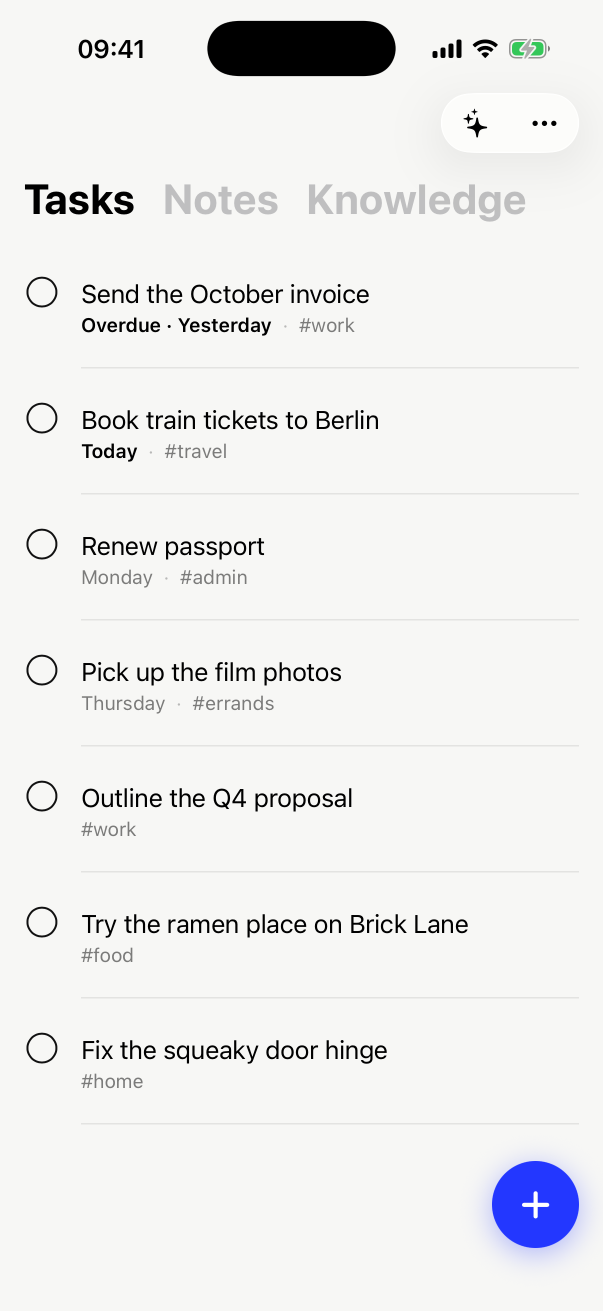
#> input picture ios/store/screenshots/1-tasks.png, 1206 x 2622 px, found by its file name (shown at 1/2 size); its folder holds 5 pictures in this run; the run also reads 1 picture not shown here
$ python make.py out.png
#> lines starting #> are read from the running program, lines starting #| are printed output that depends on the picture; after the words box and inside, x2 and y2 are one past the last pixel; in counts of white or black regions, pixels touching at a corner belong together
import sys
from PIL import Image, ImageDraw, ImageFont, ImageFilter
F='/Users/damo/Desktop/damo/code/20days/node_modules/@expo-google-fonts/'
DISPLAY=F+'funnel-display/600SemiBold/FunnelDisplay_600SemiBold.ttf'
SANS=F+'funnel-sans/600SemiBold/FunnelSans_600SemiBold.ttf'
SANS_R=F+'funnel-sans/400Regular/FunnelSans_400Regular.ttf'
PAPER=(246,245,241); INK=(19,19,17); FADED=(111,110,103); BLUE=(35,55,255)
SHOTS='/Users/damo/Desktop/damo/code/notebook/ios/store/screenshots/'
OUT=sys.argv[1]

def phone(name, h):
    """Screenshot as a rounded 'device' card with a soft shadow, height h."""
#> called with name = '1-tasks.png', h = 1500
    im=Image.open(SHOTS+name).convert('RGB')
#> im is the input picture: PIL image 1206x2622 RGB; mean R, G, B 236.6, 236.8, 236.4
    w=round(im.width*h/im.height); im=im.resize((w,h), Image.LANCZOS)
#> after `w = round(im.width * h / im.height)`: w = 690
    r=round(w*0.12)
#> r = 83
    mask=Image.new('L',(w,h),0); ImageDraw.Draw(mask).rounded_rectangle([0,0,w-1,h-1],r,fill=255)
#> after `mask = Image.new('L', (w, h), 0)`: mask: PIL image 690x1500 L; every value is 0
#> after `ImageDraw.Draw(mask).rounded_rectangle([0, 0, w - 1, h - 1], r, fill=2`:
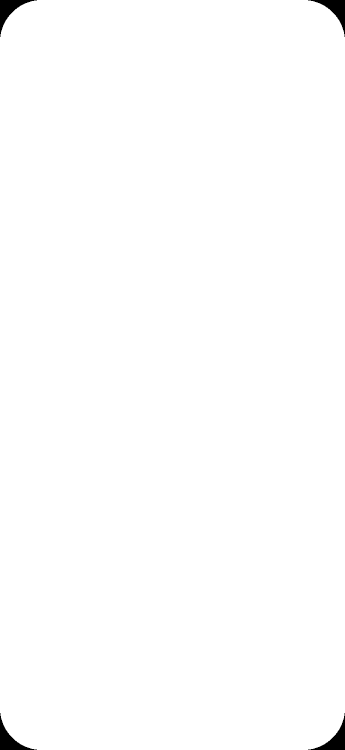
#> mask: PIL image 690x1500 L (shown at 1/2 size); 99.4% white; 4 black regions, box (x1, y1, x2, y2) and area: (0, 0, 74, 74) 1505, (616, 0, 690, 74) 1505, (0, 1426, 74, 1500) 1505, (616, 1426, 690, 1500) 1505
    pad=round(h*0.08)
    card=Image.new('RGBA',(w+2*pad,h+2*pad),(0,0,0,0))
#> card: PIL image 930x1740 RGBA; every value is 0
    sh=Image.new('L',(w+2*pad,h+2*pad),0)
#> sh: PIL image 930x1740 L; every value is 0
    ImageDraw.Draw(sh).rounded_rectangle([pad,pad+round(h*0.015),pad+w,pad+h+round(h*0.015)],r,fill=70)
#> sh: PIL image 930x1740 L; values 0 (black) and 70 (white), 63.7% white; 1 black region, box (x1, y1, x2, y2) and area: (0, 0, 930, 1740) 587029
    sh=sh.filter(ImageFilter.GaussianBlur(round(h*0.03)))
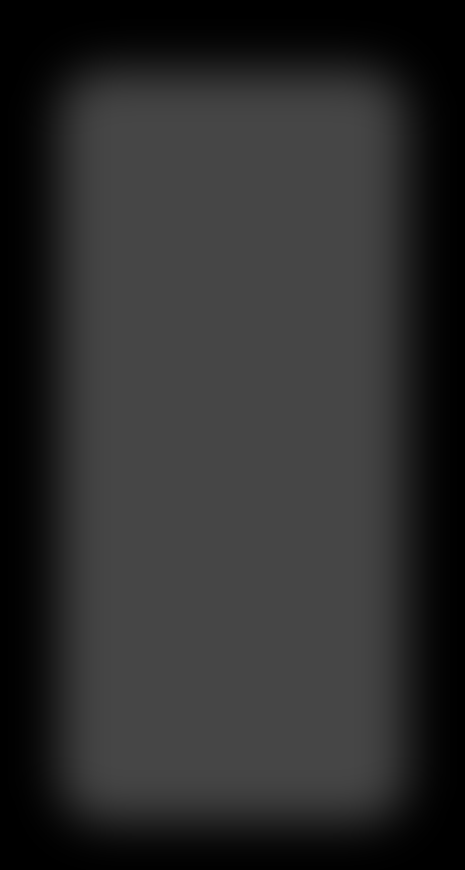
#> sh: PIL image 930x1740 L (shown at 1/2 size); min 0, max 70, mean 44.6
    card.paste((0,0,0,255),(0,0),sh)
    border=Image.new('RGBA',(w,h),(0,0,0,0)); ImageDraw.Draw(border).rounded_rectangle([0,0,w-1,h-1],r,outline=(19,19,17,40),width=max(2,round(w*0.004)))
#> after `border = Image.new('RGBA', (w, h), (0, 0, 0, 0))`: border: PIL image 690x1500 RGBA; every value is 0
    card.paste(im,(pad,pad),mask); card.alpha_composite(border,(pad,pad))
    return card, pad

def wordmark(draw, img, x, y, size):
    f=ImageFont.truetype(DISPLAY,size)
    draw.text((x,y),'stash',font=f,fill=INK,anchor='ls')
    tw=draw.textlength('stash',font=f); s=round(size*0.15)
    draw.rectangle([x+tw+round(size*0.08), y-s, x+tw+round(size*0.08)+s, y], fill=BLUE)
    return tw+round(size*0.08)+s

# ---------- Header 3840 x 1646 (safe: x 1097-2743, y 493-1154) ----------
W,H=3840,1646
img=Image.new('RGBA',(W,H),PAPER+(255,)); d=ImageDraw.Draw(img)
# decorative phones at the edges (may be cropped on narrow screens)
for name,cx,top in [('1-tasks.png',520,260),('3-note.png',3320,300)]:
    c,pad=phone(name,1500); img.alpha_composite(c,(cx-c.width//2, top-pad))
#> after `c, pad = phone(name, 1500)`: pad = 120
#> after `img.alpha_composite(c, (cx - c.width // 2, top - pad))`:
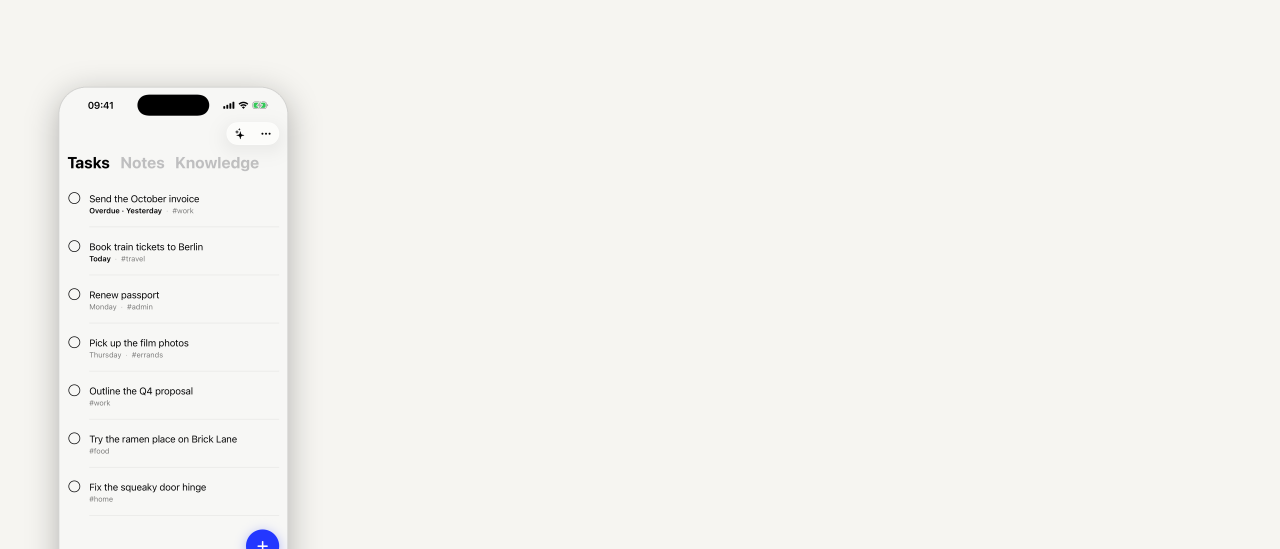
#> img: PIL image 3840x1646 RGBA (shown at 1/3 size); mean R, G, B, A 243.9, 243.1, 239.6, 255
#> pass 2 of the loop `for name,cx,top in [('1-tasks.png',520,260),('3-note.png',3320,300)]:`:
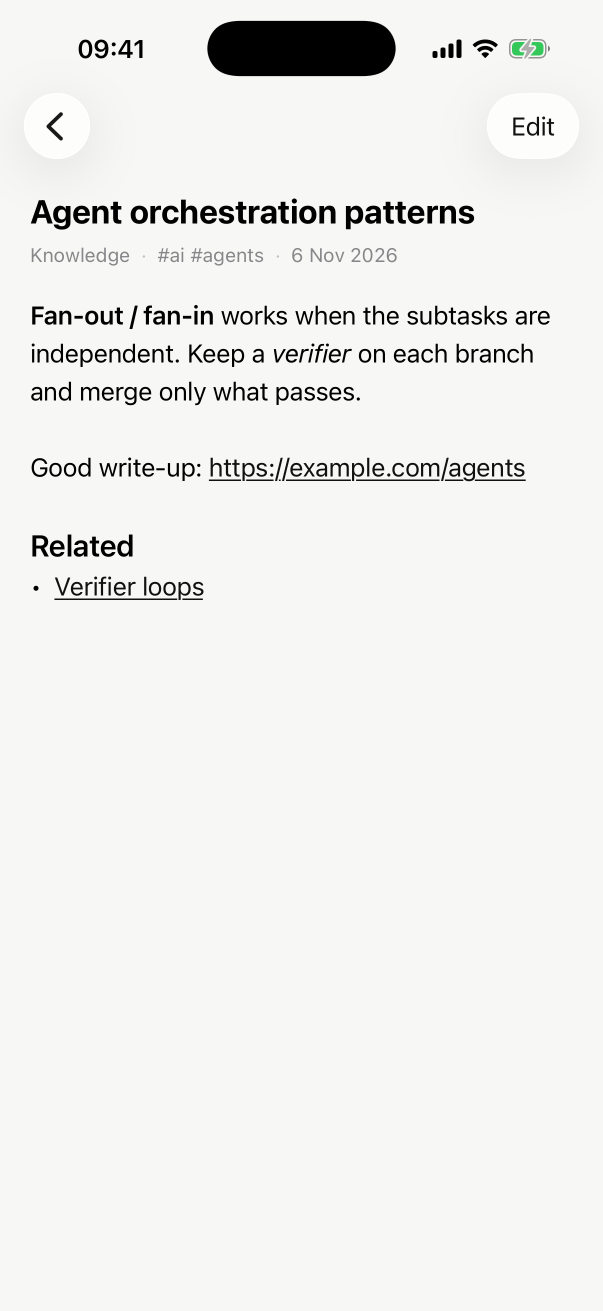
#> input picture ios/store/screenshots/3-note.png, 1206 x 2622 px, found by its file name (shown at 1/2 size)
#> in phone, im is the input picture: PIL image 1206x2622 RGB; mean R, G, B 238.2, 238.2, 236.3
#> im: PIL image 690x1500 RGB
#> in phone (call 2), `card.paste(im, (pad, pad), mask)`:
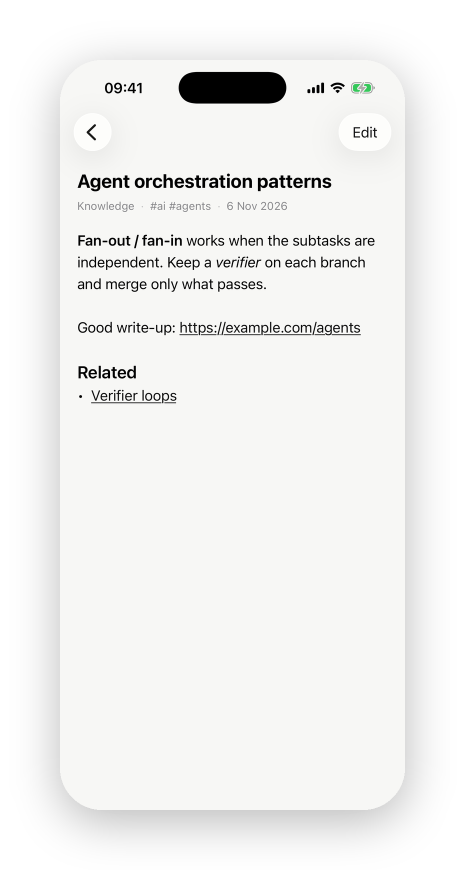
#> card: PIL image 930x1740 RGBA (shown at 1/2 size); mean R, G, B, A 151.5, 151.5, 150.3, 165.6; transparent parts drawn white
#> `img.alpha_composite(c, (cx - c.width // 2, top - pad))`:
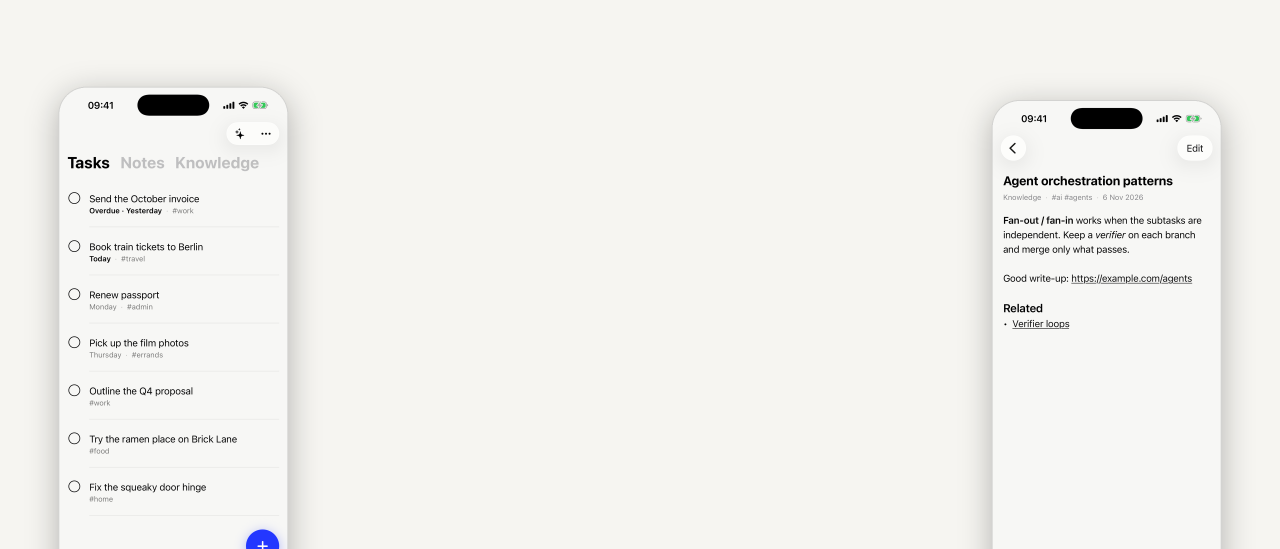
#> img: PIL image 3840x1646 RGBA (shown at 1/3 size); mean R, G, B, A 242, 241.3, 238.1, 255
# centred wordmark + line inside the safe area
size=300; f=ImageFont.truetype(DISPLAY,size)
tw=d.textlength('stash',font=f)+round(size*0.08)+round(size*0.15)
#> tw = 873.2
base_y=880
wordmark(d,img,round((W-tw)/2),base_y,size)
line='Notes pile up. Tasks drift.'
fl=ImageFont.truetype(SANS,96)
d.text((W/2,base_y+190),line,font=fl,fill=FADED,anchor='ms')
img.convert('RGB').save(OUT+'/header-3840x1646.png')

# ---------- Search results 3840 x 2560 (safe: x 836-3004, y 765-1795) ----------
W,H=3840,2560
img=Image.new('RGBA',(W,H),PAPER+(255,)); d=ImageDraw.Draw(img)
ph=1750; names=['1-tasks.png','4-chat.png','3-note.png']
cards=[phone(n,ph) for n in names]
#> call 3 of phone, with name = '1-tasks.png', h = 1750
#> in phone (call 3), `mask = Image.new('L', (w, h), 0)`: mask: PIL image 805x1750 L; every value is 0
#> in phone (call 3), `ImageDraw.Draw(mask).rounded_rectangle([0, 0, w - 1, h - 1], r, fill=2`: mask: PIL image 805x1750 L; 99.4% white; 4 black regions, box (x1, y1, x2, y2) and area: (0, 0, 88, 88) 2051, (717, 0, 805, 88) 2051, (0, 1662, 88, 1750) 2051, (717, 1662, 805, 1750) 2051
#> in phone (call 3), `card=Image.new('RGBA',(w+2*pad,h+2*pad),(0,0,0,0))`: card: PIL image 1085x2030 RGBA; every value is 0
#> in phone (call 3), `sh=Image.new('L',(w+2*pad,h+2*pad),0)`: sh: PIL image 1085x2030 L; every value is 0
#> in phone (call 3), `ImageDraw.Draw(sh).rounded_rectangle([pad,pad+round(h*0.015),pad+w,pad..`:
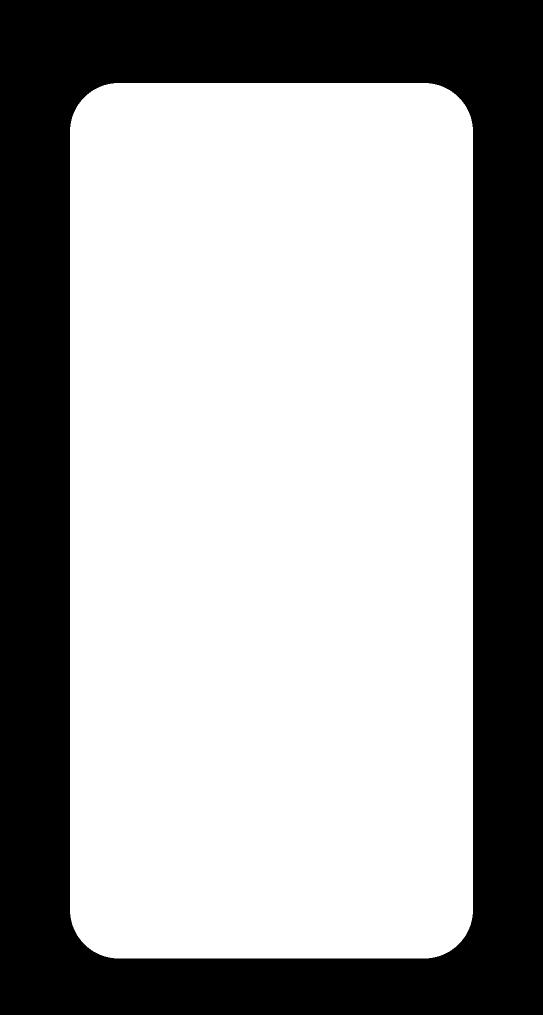
#> sh: PIL image 1085x2030 L (shown at 1/2 size); values 0 (black) and 70 (white), 63.7% white; 1 black region, box (x1, y1, x2, y2) and area: (0, 0, 1085, 2030) 799448
#> in phone (call 3), `border = Image.new('RGBA', (w, h), (0, 0, 0, 0))`: border: PIL image 805x1750 RGBA; every value is 0
#> call 4 of phone, with name = '4-chat.png', h = 1750
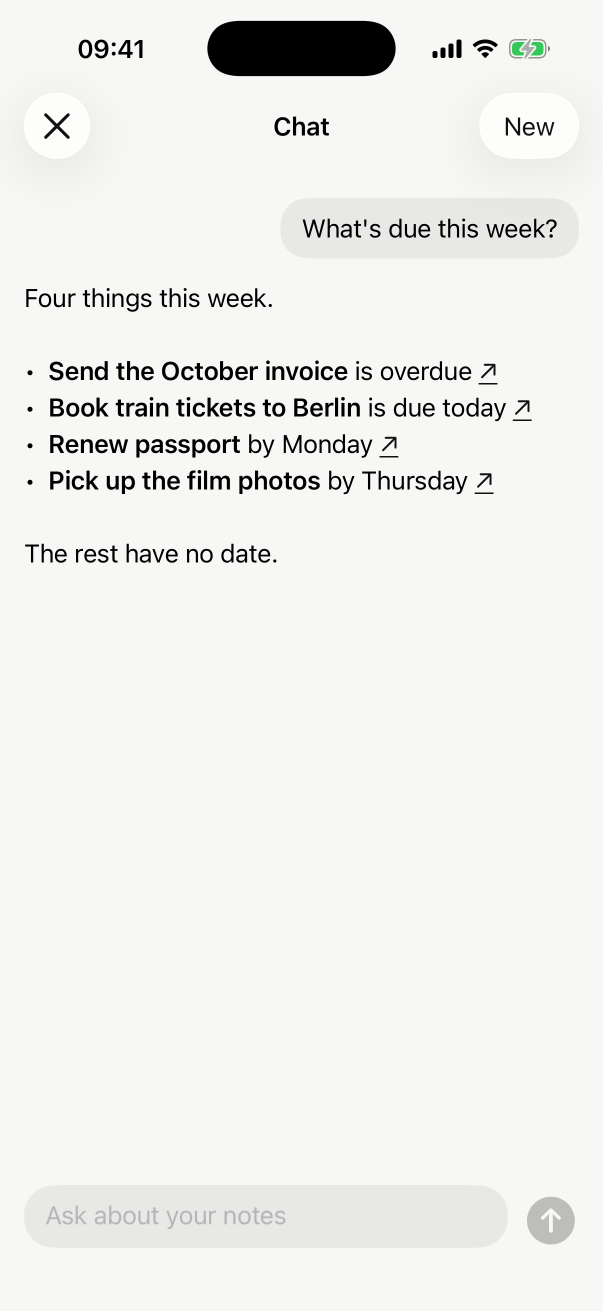
#> input picture ios/store/screenshots/4-chat.png, 1206 x 2622 px, found by its file name (shown at 1/2 size)
#> in phone, im is the input picture: PIL image 1206x2622 RGB; mean R, G, B 237.8, 237.8, 235.9
#> in phone (call 5), `card.paste(im, (pad, pad), mask)`:
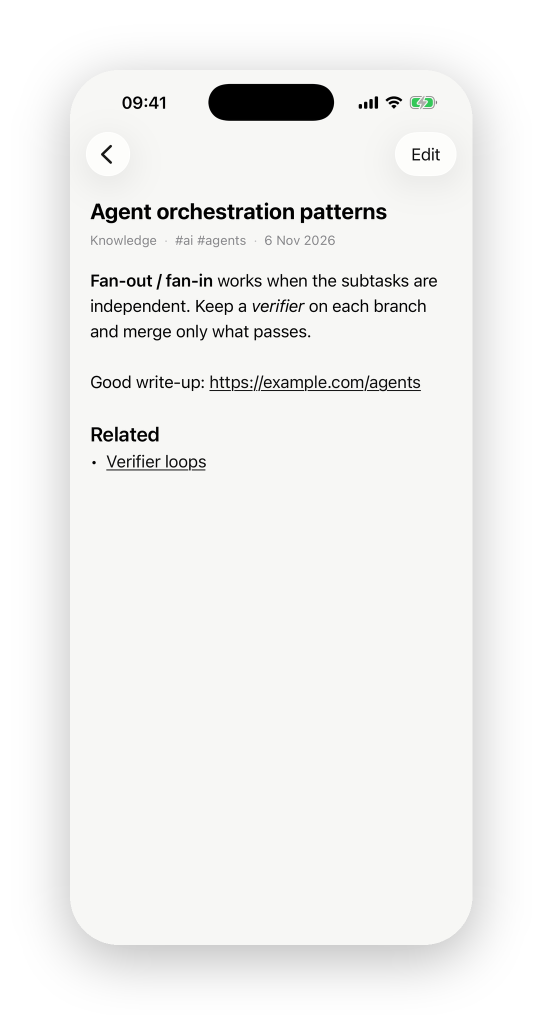
#> card: PIL image 1085x2030 RGBA (shown at 1/2 size); mean R, G, B, A 151.5, 151.5, 150.3, 165.6; transparent parts drawn white
#> cards = 3 items
gap=90; total=sum(c.width-2*p for c,p in cards)+gap*2
#> after `total = sum((c.width - 2 * p for c, p in cards)) + gap * 2`: total = 2595
x=(W-total)//2; top=(H-ph)//2
#> after `x = (W - total) // 2`: x = 622
for c,p in cards:
    img.alpha_composite(c,(x-p, top-p)); x+=c.width-2*p+gap
#> this loop made 3 passes
#> x on passes 1 to 3: 1517, 2412, 3307
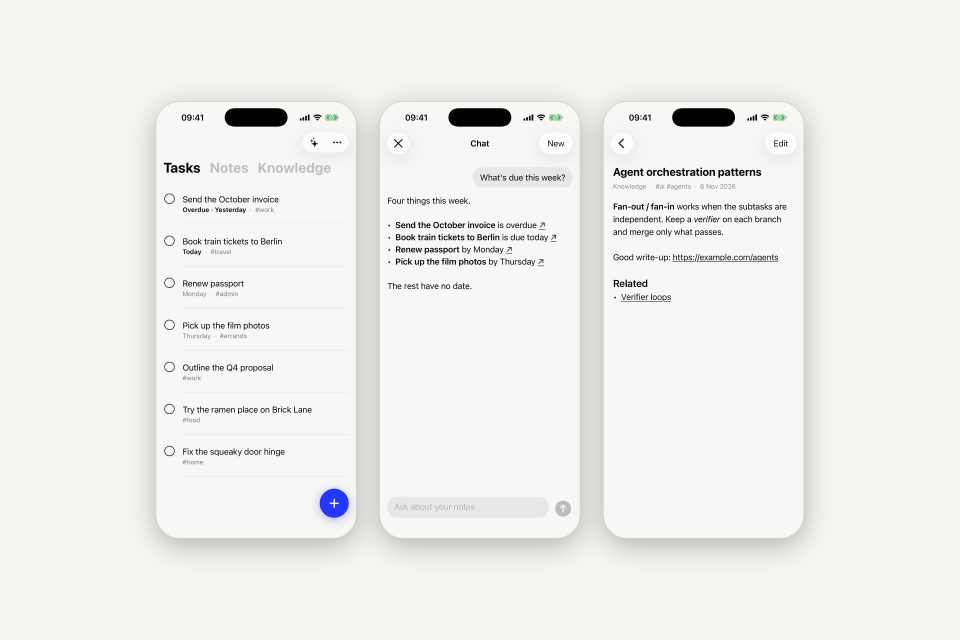
#> img: PIL image 3840x2560 RGBA (shown at 1/4 size); mean R, G, B, A 240, 239.5, 236.6, 255
#> after the loop, x = 3307
img.convert('RGB').save(OUT+'/search-3840x2560.png')
print('ok')
